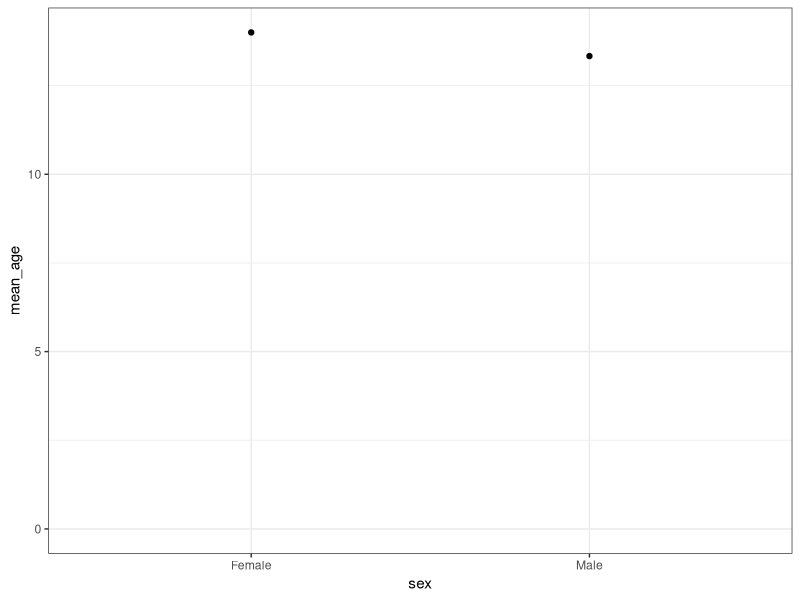

The R source for this figure:
## ---- chunk 1
library(knitr)
knitr::opts_chunk$set(echo = TRUE)
## ---- chunk 2
df <- data.frame(
  name = c("John", "Mary", "Alice", "Peter", "Roger", "Phyllis"),
  age = c(13, 15, 14, 13, 14, 13),
  sex = c("Male", "Female", "Female", "Male", "Male", "Female")
)
head(df);
## ---- chunk 3
library(dplyr);
library(magrittr);
## ---- chunk 4
df %>% head(n=2);
## ---- chunk 5
df %>% head(n=2) %>% nrow;
## ---- chunk 6
df %>% select(name);
## ---- chunk 7
df %>% select(-sex);
## ---- chunk 8
df %>% filter(age == 13);
## ---- chunk 9
df %>% arrange(age);
## ---- chunk 10
df %>% mutate(birth = 2017 - age);
## ---- chunk 11
df %>% summarize(mean_age = mean(age));
## ---- chunk 12
df %>% group_by(sex) %>% summarize(mean_age = mean(age));
## ---- chunk 13
df %>% group_by(age, sex) %>% summarize(N=n());
## ---- chunk 14
library(ggplot2);
df %>%
   group_by(sex) %>%
   summarize(mean_age = mean(age)) %>%
   ggplot(aes(x=sex, y=mean_age)) +
          geom_point() + ylim(0,NA) + theme_bw();
